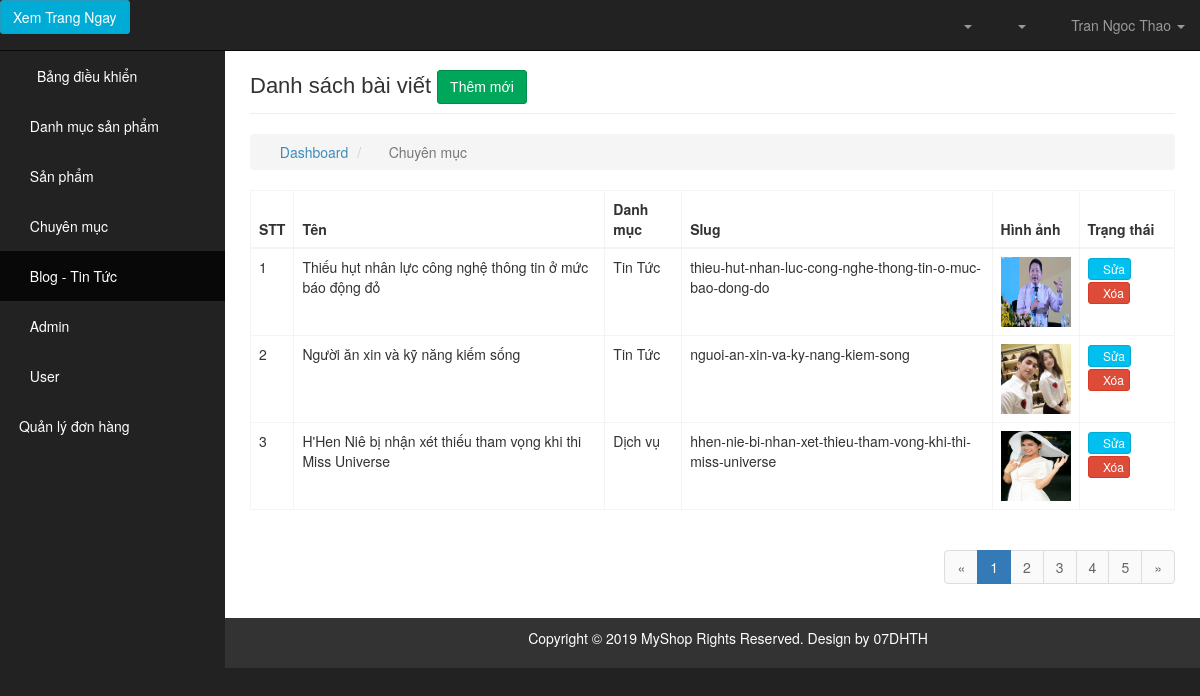
Screenshot of /codewebbanhang/admin/modules/tintuc/index.php (signed in) with the database file from the repository.
### tables this page shows
CREATE TABLE `tintuc` (
  `id` int(100) NOT NULL,
  `name` varchar(150) DEFAULT NULL,
  `slug` varchar(100) DEFAULT NULL,
  `content` text,
  `chuyenmuc_id` int(20) DEFAULT NULL,
  `thunbar` varchar(100) DEFAULT NULL,
  `view` int(11) DEFAULT '10'
);

CREATE TABLE `chuyenmuc` (
  `id` int(20) NOT NULL,
  `name` varchar(150) DEFAULT NULL,
  `slug` varchar(100) DEFAULT NULL,
  `home` tinyint(4) NOT NULL,
  `status` tinyint(4) NOT NULL DEFAULT '1'
);

### codewebbanhang/md-config/Function.php (called while the page is built, shortened)
<?php
    function base_url()
    {
        return $url  = "http://localhost:8080/codewebbanhang/";
    }
    function modules($url)
    {
        return base_url() . "admin/modules/" .$url ;
    }
    function uploads()
    {
        return base_url() . "public/uploads/";
    }
 ?>

### codewebbanhang/md-config/Database.php (called while the page is built, shortened)
<?php
    class Database
    {
        public $link;
        public function __construct()
        {
          $db = $this->link = mysqli_connect("localhost","root","","web_ban_hang")
                or die ();
           mysqli_set_charset($this->link,"utf8");
        }
        public function countTable($table)
        {
            $sql = "SELECT id FROM  {$table}";
            $result = mysqli_query($this->link, $sql) or die("Lỗi Truy Vấn countTable----" .mysqli_error($this->link));
            $num = mysqli_num_rows($result);
            return $num;
        }
         public  function fetchJone($table,$sql ,$page = 0,$row ,$pagi = false )
        {
            $data = [];
            if ($pagi == true )
            {
                $total = $this->countTable($table);
                $sotrang = ceil($total / $row);
                $start = ($page - 1 ) * $row ;
                $sql .= " LIMIT $start,$row";
                $data = [ "page" => $sotrang];
                $result = mysqli_query($this->link,$sql) or die("Lỗi truy vấn fetchJone ---- " .mysqli_error($this->link));
            }
            else
            {
                $result = mysqli_query($this->link,$sql) or die("Lỗi truy vấn fetchJone ---- " .mysqli_error($this->link));
            }
            if( $result)
            {
                while ($num = mysqli_fetch_assoc($result))
                {
                    $data[] = $num;
                }
            }
            return $data;
       }
    }
?>

### codewebbanhang/admin/autoload/autoload.php (called while the page is built, shortened)
<?php
    require_once __DIR__ ."/../../md-config/Database.php";
    require_once __DIR__ ."/../../md-config/Function.php";
    $db= new Database();
?>

### codewebbanhang/admin/modules/tintuc/index.php (the view, shortened to what this page needs)
<?php
    $open = "tintuc";
    require_once __DIR__ ."/../../autoload/autoload.php";
    if(isset($_GET['page']))
    {
        $p = $_GET['page'];
    }
    else
    {
        $p = 1;
    }
    $sql = "SELECT tintuc.*,chuyenmuc.name as namecate FROM tintuc
            LEFT JOIN chuyenmuc on chuyenmuc.id = tintuc.chuyenmuc_id";
    $tintuc = $db->fetchJone('tintuc', $sql, $p, 3, true);
    if(isset($tintuc['page']))
    {
        $sotrang = $tintuc['page'];
        unset($tintuc['page']);
    }
?>
<?php require_once __DIR__ ."/../../layouts/header.php"; ?>
<div class="row">
    <div class="col-lg-12">
        <h1 class="page-header">
            Danh sách bài viết
            <a href="add.php" class="btn btn-success"> Thêm mới</a>
        </h1>
        <ol class="breadcrumb">
            <li>
                <i class="fa fa-dashboard"></i>  <a href="index.php">Dashboard</a>
            </li>
            <li class="active">
                <i class="fa fa-file"></i> Chuyên mục
            </li>
        </ol>
        </div>
</div>
<div class="row">
    <div class="col-md-12">
          <div class="table-responsive">
        <table class="table table-bordered table-hover">
            <thead>
                <tr>
                    <th>STT</th>
                    <th>Tên</th>
                    <th>Danh mục</th>
                    <th>Slug</th>
                    <th>Hình ảnh</th>
                    <th>Trạng thái</th>
                </tr>
            </thead>
            <tbody>
                <?php $stt=1; foreach ($tintuc as $item): ?>
                    <tr>
                        <td><?php echo $stt ?></td>
                        <td><?php echo $item['name'] ?></td>
                        <td><?php echo $item['namecate']?></td>
                        <td><?php echo $item['slug']?></td>
                        <td>
                            <img src="<?php echo uploads()?>tintuc/<?php echo $item['thunbar']?>" width="70px" height="70px">
                        </td>
                        <td>
                            <a class="btn btn-xs btn-info" href="edit.php ?id=<?php echo $item['id'] ?>"><i class="fa fa-edit"></i>Sửa</a>
                            <a class="btn btn-xs btn-danger"href="delete.php?id=<?php echo $item['id'] ?>"><i class="fa fa-times"></i>Xóa</a>
                        </td>
                    </tr>
                <?php $stt++; endforeach; ?>
            </tbody>
        </table>
              <div class="pull-right">
              <nav aria-label="Page navigation">
                     <ul class="pagination">
                <li>
                    <a href="#" aria-label="Previous">
                    <span aria-hidden="true">&laquo;</span>
                    </a>
                </li>
                <?php for ($i = 1; $i <=$sotrang ; $i++) : ?>
                        <?php
                            if(isset($_GET['page']))
                        {
                            $p=$_GET['page'];
                        }
                        else
                        {
                            $p=1;
                        }
                        ?>
                        <li class="<?php echo($i==$p) ? 'active' : '' ?>">
                            <a href="?page=<?php echo $i ;?>"><?php echo $i; ?></a>
                    <?php endfor; ?>
						</li>
                <li>
                    <a href="#" aria-label="Next">
                    <span aria-hidden="true">&raquo;</span>
                    </a>
                </li>
            </ul>
              </nav>
              </div>
    </div>
</div>
<?php require_once __DIR__ ."/../../layouts/footer.php"; ?>

### codewebbanhang/admin/layouts/header.php (shortened to what this page needs)
<!DOCTYPE html>
<html lang="vi">
    <head>
        <link href="<?php echo base_url() ?>public/admin/css/bootstrap.min.css" rel="stylesheet">
        <link href="<?php echo base_url() ?>public/admin/css/sb-admin.css" rel="stylesheet">
        <link href="<?php echo base_url() ?>public/admin/css/font-awesome.min.css" rel="stylesheet" type="text/css">
        <link href="<?php echo base_url() ?>public/giaodien/css-new/style.css" rel="stylesheet" type="text/css">
    </head>
    <body>
        <div id="wrapper">
            <nav class="navbar navbar-inverse navbar-fixed-top" role="navigation">
                <div class="navbar-header">
                    <a class="btn btn-info" href="<?php echo base_url(); ?>" target="_blank"> Xem Trang Ngay </a>
                </div>
                <ul class="nav navbar-right top-nav">
                    <li class="dropdown">
                        <a href="#" class="dropdown-toggle" data-toggle="dropdown"><i class="fa fa-envelope"></i> <b class="caret"></b></a>
                    </li>
                    <li class="dropdown">
                        <a href="#" class="dropdown-toggle" data-toggle="dropdown"><i class="fa fa-bell"></i> <b class="caret"></b></a>
                    </li>
                    <li class="dropdown">
                        <a href="#" class="dropdown-toggle" data-toggle="dropdown"><i class="fa fa-user"></i> <?php  echo $_SESSION['admin_name']?> <b class="caret"></b></a>
                    </li>
                </ul>
                <div class="collapse navbar-collapse navbar-ex1-collapse">
                    <ul class="nav navbar-nav side-nav">
                        <li>
                            <a href="<?php echo base_url() ?>/admin"><i class="fa fa-fw fa-dashboard"></i> Bảng điều khiển</a>
                        </li>
                        <li class="<?php echo isset($open) && $open == 'category' ? 'active' : '' ?>">
                            <a href="<?php echo modules("category")?>"><i class="fa fa-list"></i>
                            Danh mục sản phẩm
                            </a>
                        </li>
                        <li class="<?php echo isset($open) && $open == 'product' ? 'active' : '' ?>">
                            <a href="<?php echo modules("product")?>"><i class="fa fa-database"></i>
                            Sản phẩm
                            </a>
                        </li>
                        <li class="<?php echo isset($open) && $open == 'chuyenmuc' ? 'active' : '' ?>">
                            <a href="<?php echo modules("chuyenmuc")?>"><i class="fa fa-align-center"></i>
                            Chuyên mục
                            </a>
                        </li>
                        <li class="<?php echo isset($open) && $open == 'tintuc' ? 'active' : '' ?>">
                            <a href="<?php echo modules("tintuc")?>"><i class="fa fa-book"></i>
                            Blog - Tin Tức
                            </a>
                        </li>
                        <li class="<?php echo isset($open) && $open == 'admin' ? 'active' : '' ?>">
                            <a href="<?php echo modules("admin")?>"><i class="fa fa-user"></i>
                            Admin
                            </a>
                        </li>
                        <li class="<?php echo isset($open) && $open == 'user' ? 'active' : '' ?>">
                            <a href="<?php echo modules("user")?>"><i class="fa fa-user"></i>
                            User
                            </a>
                        </li>
                        <li class="<?php echo isset($open) && $open == 'transaction' ? 'active' : '' ?>">
                            <a href="<?php echo modules("transaction")?>"><i class="fa fa-transgender"></i>
                            Quản lý đơn hàng
                            </a>
                        </li>
                    </ul>
                </div>
            </nav>
            <div id="page-wrapper">
                <div class="container-fluid">
                  </html>

### codewebbanhang/admin/layouts/footer.php (shortened to what this page needs)
 </div>
 <div class="copyright">
                <p>&nbsp &nbsp &nbsp &nbsp Copyright © 2019 MyShop Rights Reserved. Design by 07DHTH</p>
</div>
    </body>
</html>

### codewebbanhang/public/admin/css/sb-admin.css (style rules this page uses)
body { margin-top: 100px; background-color: #222; }
@media (min-width:768px) { body { margin-top: 50px; } }
#wrapper { padding-left: 0; }
#page-wrapper { width: 100%; padding: 0; background-color: #fff; }
@media (min-width:768px) { #wrapper { padding-left: 225px; } }
@media (min-width:768px) { #page-wrapper { padding: 10px; } }
.top-nav { padding: 0 15px; }
.top-nav>li { display: inline-block; float: left; }
.top-nav>li>a { padding-top: 15px; padding-bottom: 15px; line-height: 20px; color: #999; }
@media (min-width:768px) { .side-nav { position: fixed; top: 51px; left: 225px; width: 225px; margin-left: -225px; border: none; border-radius: 0; overflow-y: auto; background-color: #222; bottom: 0; overflow-x: hidden; padding-bottom: 40px; } }
@media (min-width:768px) { .side-nav>li>a { width: 225px; } }

### rows the page displays
tintuc: name "Thiếu hụt nhân lực công nghệ thông tin ở mức báo động đỏ", chuyenmuc.name "Tin Tức", slug "thieu-hut-nhan-luc-cong-nghe-thong-tin-o-muc-bao-dong-do", thunbar (picture)
tintuc: name "Người ăn xin và kỹ năng kiếm sống", chuyenmuc.name "Tin Tức", slug "nguoi-an-xin-va-ky-nang-kiem-song", thunbar (picture)
tintuc: name "H'Hen Niê bị nhận xét thiếu tham vọng khi thi Miss Universe", chuyenmuc.name "Dịch vụ", slug "hhen-nie-bi-nhan-xet-thieu-tham-vong-khi-thi-miss-universe", thunbar (picture)

### other values shown
$_SESSION['admin_name'] "Tran Ngoc Thao"
